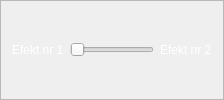
                  <widget class="QFrame" name="effect1_frame">
                   <property name="sizePolicy">
                    <sizepolicy hsizetype="Preferred" vsizetype="Maximum">
                     <horstretch>0</horstretch>
                     <verstretch>0</verstretch>
                    </sizepolicy>
                   </property>
                   <property name="minimumSize">
                    <size>
                     <width>0</width>
                     <height>0</height>
                    </size>
                   </property>
                   <property name="frameShape">
                    <enum>QFrame::StyledPanel</enum>
                   </property>
                   <property name="frameShadow">
                    <enum>QFrame::Raised</enum>
                   </property>
                   <layout class="QHBoxLayout" name="horizontalLayout_7">
                    <item>
                     <widget class="QLabel" name="effect1_blend_label">
                      <property name="palette">
                       <palette>
                        <active>
                         <colorrole role="WindowText">
                          <brush brushstyle="SolidPattern">
                           <color alpha="255">
                            <red>255</red>
                            <green>255</green>
                            <blue>255</blue>
                           </color>
                          </brush>
                         </colorrole>
                         <colorrole role="Button">
                          <brush brushstyle="SolidPattern">
                           <color alpha="255">
                            <red>6</red>
                            <green>60</green>
                            <blue>112</blue>
                           </color>
                          </brush>
                         </colorrole>
                         <colorrole role="Base">
                          <brush brushstyle="SolidPattern">
                           <color alpha="255">
                            <red>6</red>
                            <green>60</green>
                            <blue>112</blue>
                           </color>
                          </brush>
                         </colorrole>
                         <colorrole role="Window">
                          <brush brushstyle="SolidPattern">
                           <color alpha="255">
                            <red>6</red>
                            <green>60</green>
                            <blue>112</blue>
                           </color>
                          </brush>
                         </colorrole>
                        </active>
                        <inactive>
                         <colorrole role="WindowText">
                          <brush brushstyle="SolidPattern">
                           <color alpha="255">
                            <red>255</red>
                            <green>255</green>
                            <blue>255</blue>
                           </color>
                          </brush>
                         </colorrole>
                         <colorrole role="Button">
                          <brush brushstyle="SolidPattern">
                           <color alpha="255">
                            <red>6</red>
                            <green>60</green>
                            <blue>112</blue>
                           </color>
                          </brush>
                         </colorrole>
                         <colorrole role="Base">
                          <brush brushstyle="SolidPattern">
                           <color alpha="255">
                            <red>6</red>
                            <green>60</green>
                            <blue>112</blue>
                           </color>
                          </brush>
                         </colorrole>
                         <colorrole role="Window">
                          <brush brushstyle="SolidPattern">
                           <color alpha="255">
                            <red>6</red>
                            <green>60</green>
                            <blue>112</blue>
                           </color>
                          </brush>
                         </colorrole>
                        </inactive>
                        <disabled>
                         <colorrole role="WindowText">
                          <brush brushstyle="SolidPattern">
                           <color alpha="255">
                            <red>190</red>
                            <green>190</green>
                            <blue>190</blue>
                           </color>
                          </brush>
                         </colorrole>
                         <colorrole role="Button">
                          <brush brushstyle="SolidPattern">
                           <color alpha="255">
                            <red>6</red>
                            <green>60</green>
                            <blue>112</blue>
                           </color>
                          </brush>
                         </colorrole>
                         <colorrole role="Base">
                          <brush brushstyle="SolidPattern">
                           <color alpha="255">
                            <red>6</red>
                            <green>60</green>
                            <blue>112</blue>
                           </color>
                          </brush>
                         </colorrole>
                         <colorrole role="Window">
                          <brush brushstyle="SolidPattern">
                           <color alpha="255">
                            <red>6</red>
                            <green>60</green>
                            <blue>112</blue>
                           </color>
                          </brush>
                         </colorrole>
                        </disabled>
                       </palette>
                      </property>
                      <property name="text">
                       <string>Efekt nr 1</string>
                      </property>
                     </widget>
                    </item>
                    <item>
                     <widget class="QSlider" name="blend_slider">
                      <property name="maximum">
                       <number>255</number>
                      </property>
                      <property name="orientation">
                       <enum>Qt::Horizontal</enum>
                      </property>
                      <property name="invertedAppearance">
                       <bool>false</bool>
                      </property>
                     </widget>
                    </item>
                    <item>
                     <widget class="QLabel" name="effect2_blend_label">
                      <property name="palette">
                       <palette>
                        <active>
                         <colorrole role="WindowText">
                          <brush brushstyle="SolidPattern">
                           <color alpha="255">
                            <red>255</red>
                            <green>255</green>
                            <blue>255</blue>
                           </color>
                          </brush>
                         </colorrole>
                         <colorrole role="Button">
                          <brush brushstyle="SolidPattern">
                           <color alpha="255">
                            <red>6</red>
                            <green>60</green>
                            <blue>112</blue>
                           </color>
                          </brush>
                         </colorrole>
                         <colorrole role="Base">
                          <brush brushstyle="SolidPattern">
                           <color alpha="255">
                            <red>6</red>
                            <green>60</green>
                            <blue>112</blue>
                           </color>
                          </brush>
                         </colorrole>
                         <colorrole role="Window">
                          <brush brushstyle="SolidPattern">
                           <color alpha="255">
                            <red>6</red>
                            <green>60</green>
                            <blue>112</blue>
                           </color>
                          </brush>
                         </colorrole>
                        </active>
                        <inactive>
                         <colorrole role="WindowText">
                          <brush brushstyle="SolidPattern">
                           <color alpha="255">
                            <red>255</red>
                            <green>255</green>
                            <blue>255</blue>
                           </color>
                          </brush>
                         </colorrole>
                         <colorrole role="Button">
                          <brush brushstyle="SolidPattern">
                           <color alpha="255">
                            <red>6</red>
                            <green>60</green>
                            <blue>112</blue>
                           </color>
                          </brush>
                         </colorrole>
                         <colorrole role="Base">
                          <brush brushstyle="SolidPattern">
                           <color alpha="255">
                            <red>6</red>
                            <green>60</green>
                            <blue>112</blue>
                           </color>
                          </brush>
                         </colorrole>
                         <colorrole role="Window">
                          <brush brushstyle="SolidPattern">
                           <color alpha="255">
                            <red>6</red>
                            <green>60</green>
                            <blue>112</blue>
                           </color>
                          </brush>
                         </colorrole>
                        </inactive>
                        <disabled>
                         <colorrole role="WindowText">
                          <brush brushstyle="SolidPattern">
                           <color alpha="255">
                            <red>190</red>
                            <green>190</green>
                            <blue>190</blue>
                           </color>
                          </brush>
                         </colorrole>
                         <colorrole role="Button">
                          <brush brushstyle="SolidPattern">
                           <color alpha="255">
                            <red>6</red>
                            <green>60</green>
                            <blue>112</blue>
                           </color>
                          </brush>
                         </colorrole>
                         <colorrole role="Base">
                          <brush brushstyle="SolidPattern">
                           <color alpha="255">
                            <red>6</red>
                            <green>60</green>
                            <blue>112</blue>
                           </color>
                          </brush>
                         </colorrole>
                         <colorrole role="Window">
                          <brush brushstyle="SolidPattern">
                           <color alpha="255">
                            <red>6</red>
                            <green>60</green>
                            <blue>112</blue>
                           </color>
                          </brush>
                         </colorrole>
                        </disabled>
                       </palette>
                      </property>
                      <property name="text">
                       <string>Efekt nr 2</string>
                      </property>
                     </widget>
                    </item>
                   </layout>
                  </widget>
